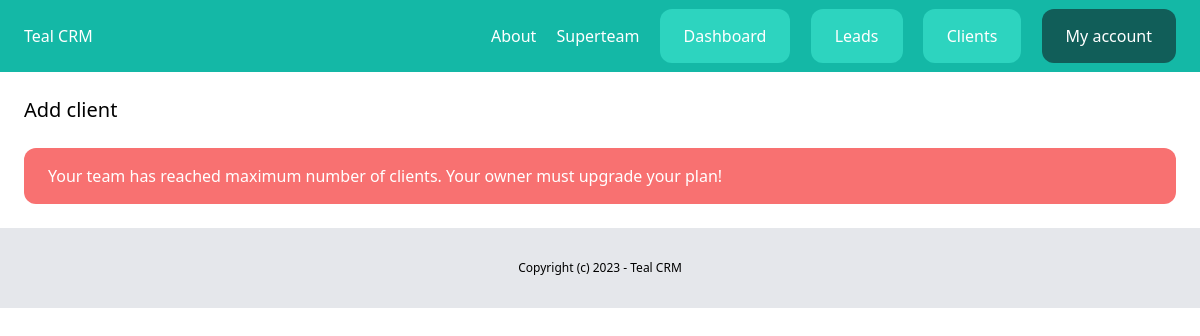
The page /dashboard/clients/add-client/ (signed in) on the database as committed earlier.
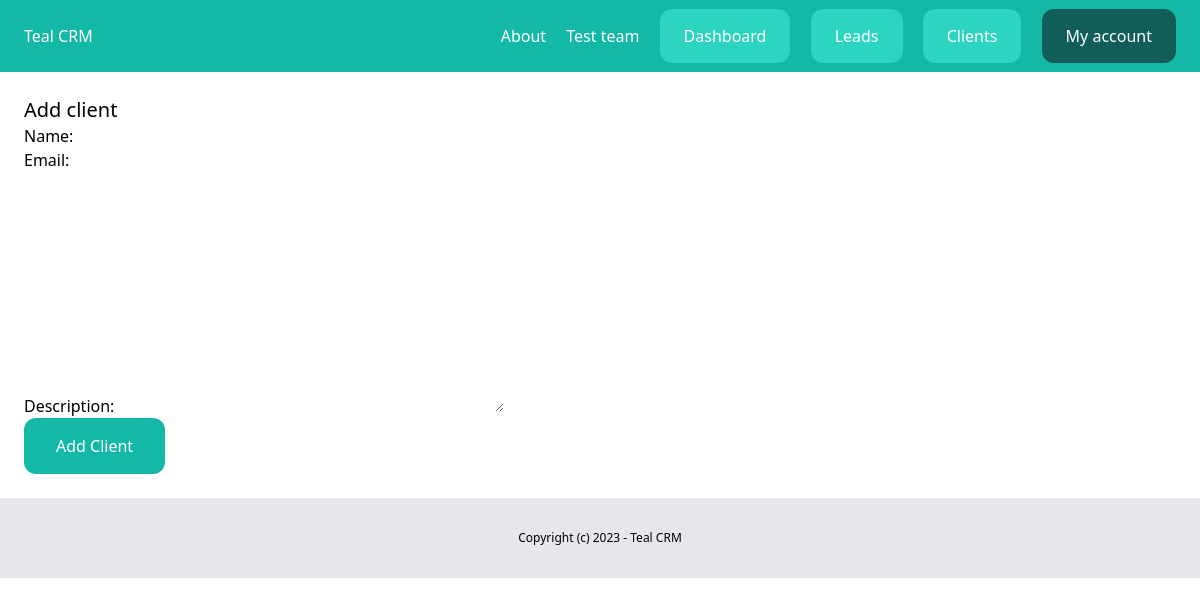
The same page on the database as committed later.
### teams/models.py (models this page shows, shortened)
class Team(models.Model):
    plan = models.ForeignKey(Plan, related_name='teams', blank=True, null=True, on_delete=models.CASCADE)
    name = models.CharField(max_length=100)
    members = models.ManyToManyField(User, related_name='teams')
    created_by = models.ForeignKey(User, related_name='created_teams', on_delete=models.CASCADE)
    created_at = models.DateTimeField(auto_now_add=True)

### client/views.py (the view)
# urls.py: path('add-client/', views.clients_add, name='add'),
@login_required
def clients_add(request):
    team = request.user.userprofile.active_team
    if request.method == 'POST':
        form = AddClientForm(request.POST)
        if form.is_valid():
            client = form.save(commit=False)
            client.created_by = request.user
            client.team = team
            client.save()
            messages.success(request, 'The client was created.')
            return redirect('clients:list')
    else:
        form = AddClientForm()
    return render(request, 'client/clients_add.html', {
        'form': form,
        'team': team
    })

### client/forms.py
class AddClientForm(forms.ModelForm):
    class Meta:
        model = Client
        fields = ('name', 'email', 'description')

### teams/context_processors.py (called while the page is built)
def active_team(request):
    if request.user.is_authenticated:
        if request.user.userprofile.active_team:
            active_team = request.user.userprofile.active_team
        else:
            active_team = Team.objects.filter(created_by=request.user)[0]
    else:
        active_team = None
    return {'active_team': active_team}

### client/templates/client/clients_add.html (shortened to what this page needs)
{% extends 'core/base.html' %}
{% block content %}
<div class="py-6 px-6">
    <h1 class="text-xl">Add client</h1>
    {% if team.plan.max_clients > team.clients.all|length %}
        <form method="POST">
            {{form.as_p}}
            <button class="py-4 px-8 bg-teal-500 text-white rounded-xl">Add Client</button>
        </form>
    {% else %}
        <div class="mt-6 px-6 py-4 bg-red-400 rounded-xl text-white">
            Your team has reached maximum number of clients. Your owner must upgrade your plan!
        </div>
    {% endif %}
</div>
{% endblock%}

### core/templates/core/partials/nav.html
<nav class="py-6 px-6 bg-teal-500 flex justify-between">
    <a href="/" class="text-white">Teal CRM</a>
    <div class="space-x-4">
      <a href="{% url 'about' %}" class="text-white">About</a>
      {% if request.user.is_authenticated %}
        <a href="{% url 'teams:detail' active_team.id %}" class="text-white">{{ active_team.name }}</a>
        <a href="{% url 'dashboard:index' %}" class="py-4 px-6 bg-teal-400 rounded-xl text-white">Dashboard</a>
        <a href="{% url 'leads:list' %}" class="py-4 px-6 bg-teal-400 rounded-xl text-white">Leads</a>
        <a href="{% url 'clients:list' %}" class="py-4 px-6 bg-teal-400 rounded-xl text-white">Clients</a>
        <a href="{% url 'userprofile:myaccount' %}" class="py-4 px-6 bg-teal-800 rounded-xl text-white">My account</a>
      {% else %}
        <a href="{% url 'login' %}" class="py-4 px-6 bg-teal-600 rounded-xl text-white">Log in</a>
        <a href="{% url 'userprofile:signup' %}" class="py-4 px-6 bg-teal-400 rounded-xl text-white">Sign up</a>
      {% endif %}
    </div>
</nav>

Rows that differ between the two databases and show on the page:
no longer on this page (row unchanged): Team: name "Superteam"
added Team: name "Test team"
Other text that changed with them:
text no longer shown: "Your team has reached maximum number of clients. Your owner must upgrade your plan!"
text now shown: "Name: Email: Description: Add Client"
